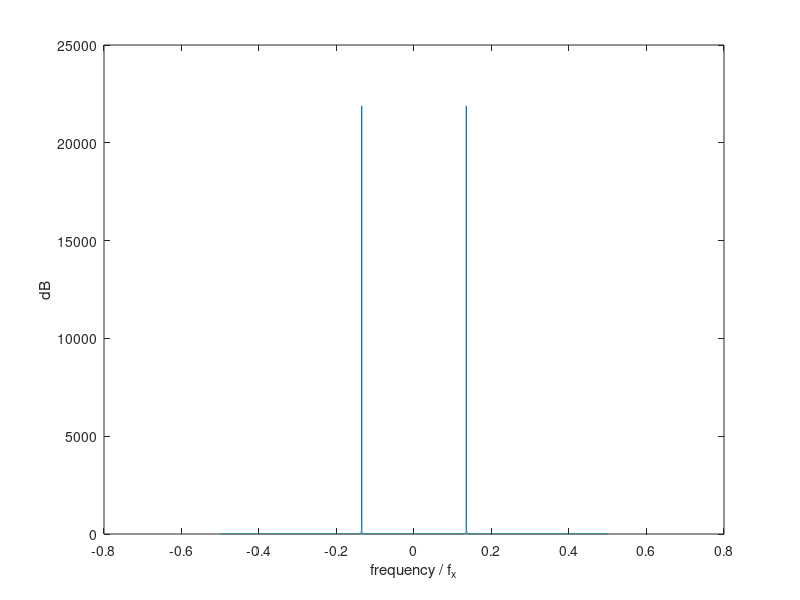

Here is the MATLAB script that generated this plot:
SAMPRATE = 40000;
N = 32768;
dt = N / SAMPRATE;
t = linspace(0, dt, N);

FREQ = 5400 * 2 * pi;
x = sqrt(2) * sin(FREQ * t);

F = [-N/2:N/2-1]/N;
X = abs(fft(x));
X = fftshift(X);

plot(F, X);
[mag index] = max(X');
meas_freq = abs(F(index) * SAMPRATE)
freq_err = abs(FREQ - meas_freq) / FREQ
xlabel('frequency / f_x');
ylabel('dB');
